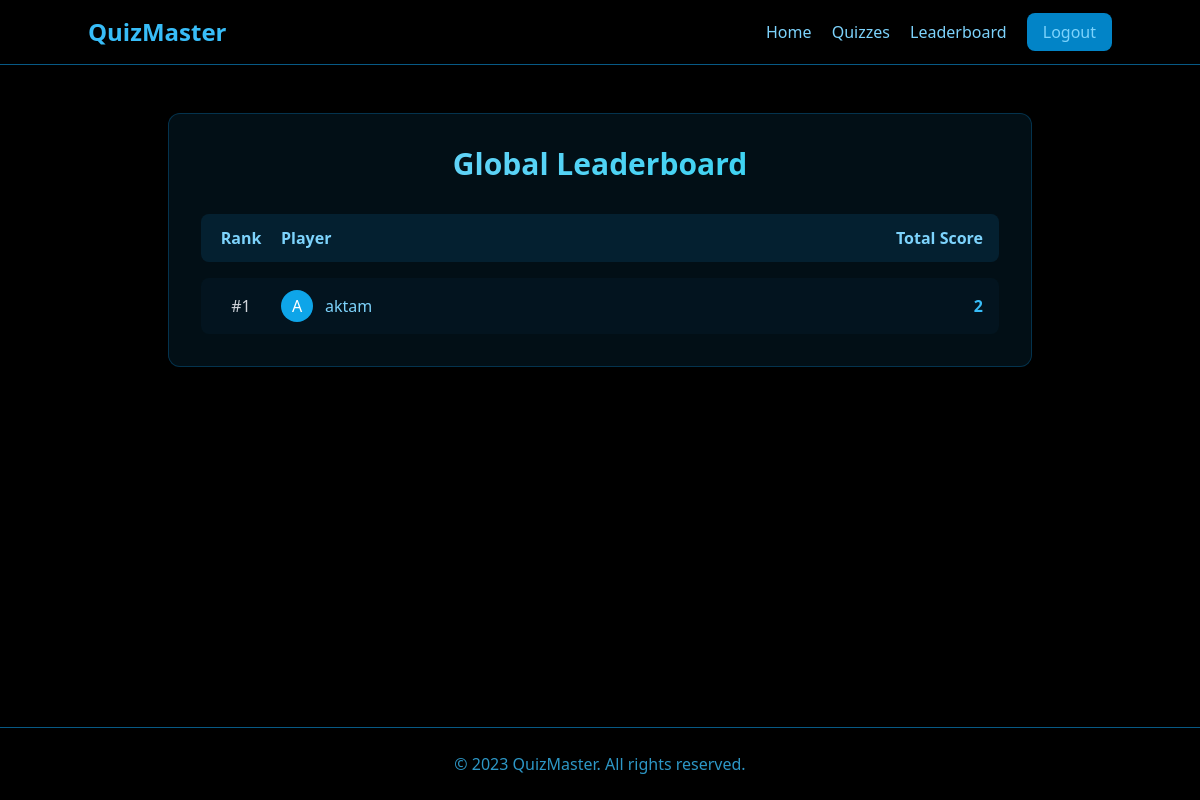
/leaderboard/ (signed in), run on an earlier commit of the app's database.
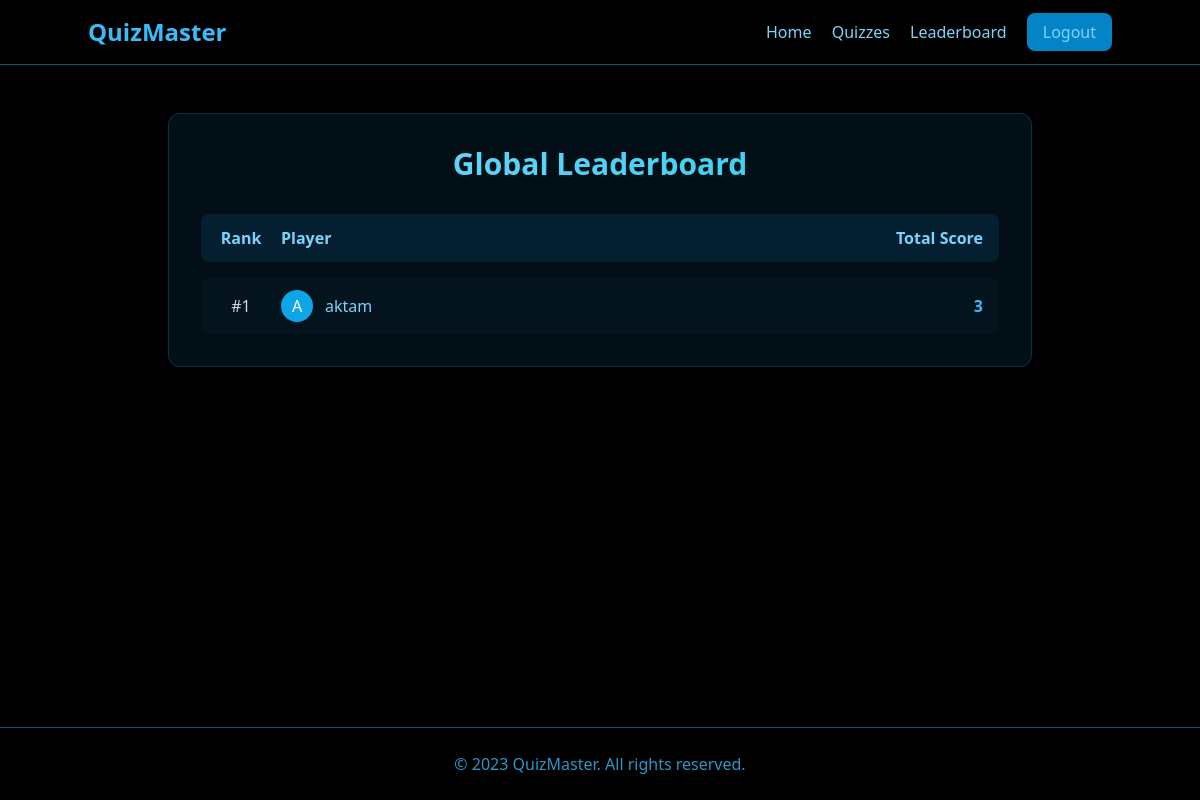
And on a later commit of the database.
### quizapp/models.py (models this page shows, shortened)
class Leaderboard(models.Model):
    user = models.ForeignKey(User, on_delete=models.CASCADE)
    total_score = models.PositiveIntegerField(default=0)  # Accumulated total score across all topics
    highest_score = models.PositiveIntegerField(default=0)  # Best single attempt across all quizzes
    total_attempted_questions = models.PositiveIntegerField(default=0)  # Total questions attempted
    last_attempt_date = models.DateTimeField(auto_now=True)
    class Meta:
        ordering = ['-total_score', '-highest_score', 'last_attempt_date']
        verbose_name = "Leaderboard"
        verbose_name_plural = "Leaderboard"

### quizapp/views.py (the view)
# urls.py: path('leaderboard/', views.leaderboard, name='leaderboard'),  # Leaderboard URL
@login_required
def leaderboard(request):
    leaderboard = Leaderboard.objects.select_related('user').order_by('-total_score', '-highest_score')
    return render(request, 'leaderboard.html', {'leaderboard': leaderboard})

### quizapp/templates/leaderboard.html (shortened to what this page needs)
{% extends 'index.html' %}
{% block content %}
<section class="container mx-auto max-w-4xl py-12 px-4 animate-fadeIn">
    <div class="bg-sky-900/20 rounded-xl shadow-lg p-8 backdrop-blur-md border border-sky-800/50">
        <h2 class="text-3xl font-bold text-center mb-8 bg-clip-text text-transparent bg-gradient-to-r from-sky-300 to-cyan-400">
        </h2>
        <div class="flex justify-between items-center mb-4 px-4 py-3 bg-sky-900/30 rounded-lg">
            <span class="w-12 text-center font-semibold">Rank</span>
            <span class="flex-1 font-semibold ml-4">Player</span>
            <span class="w-32 text-right font-semibold">Total Score</span>
        </div>
        <div class="space-y-3">
            {% for entry in leaderboard %}
            <div class="flex items-center px-4 py-3 bg-sky-900/10 hover:bg-sky-900/20 rounded-lg transition-all group">
                <div class="w-12 text-center text-gray-300">#{{ forloop.counter }}</div>
                <div class="flex-1 flex items-center ml-4">
                    <div class="w-8 h-8 rounded-full bg-sky-500 flex items-center justify-center mr-3">
                        <span class="text-white font-medium">{{ entry.user.username|first|upper }}</span>
                    </div>
                    <span class="font-medium">{{ entry.user.username }}</span>
                </div>
                <div class="w-32 text-right font-bold text-sky-400">{{ entry.total_score }}</div>
            </div>
            {% empty %}
            <div class="text-center py-4 text-gray-300">No leaderboard data available</div>
            {% endfor %}
        </div>
        </div>
</section>
{% endblock %}

What changed in the data, as far as the page shows it:
changed Leaderboard "aktam": total_score "2" → "3"
